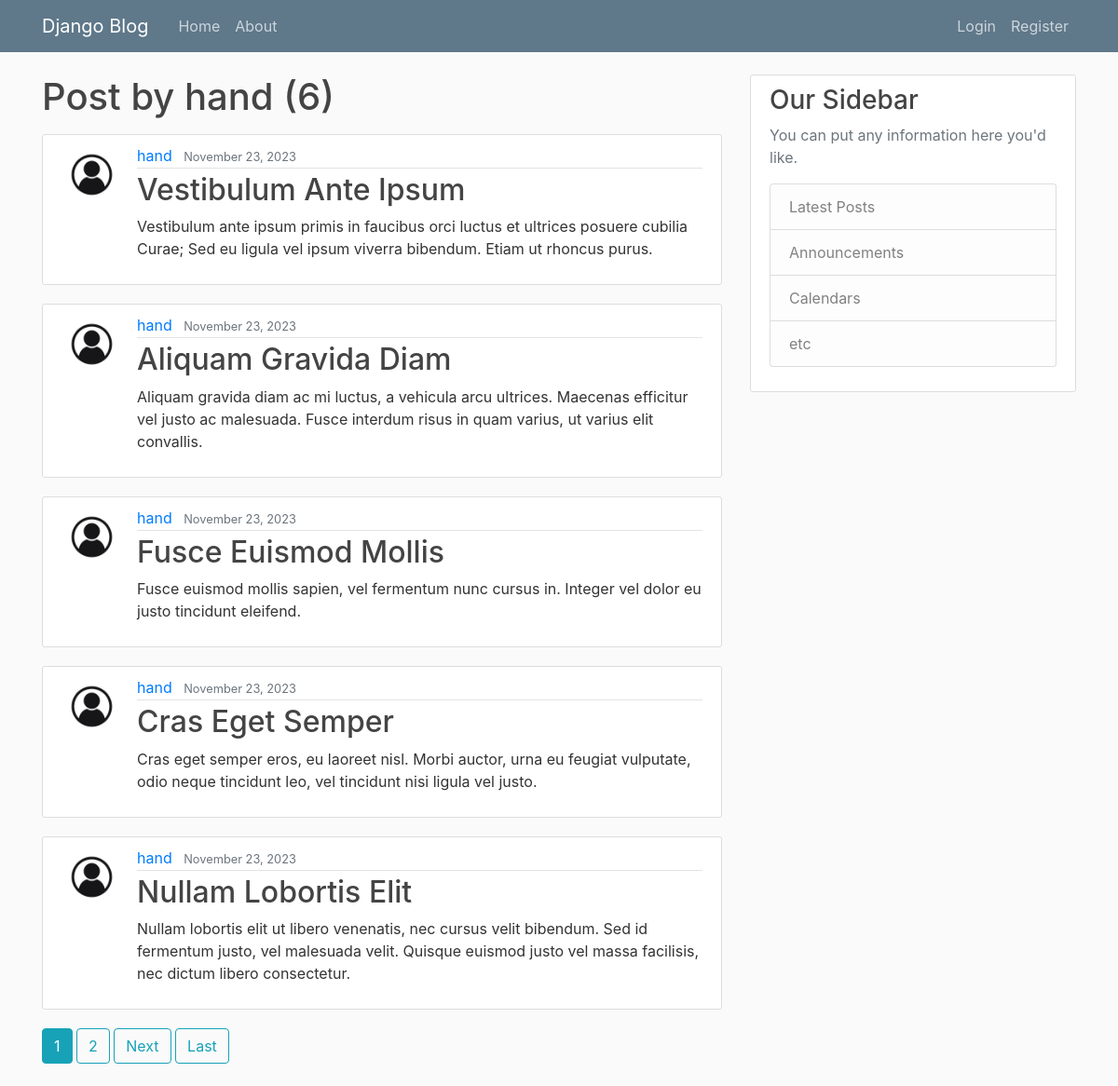
/user/hand, run on the app's committed database.
### blog/models.py (models this page shows, shortened)
class Post(models.Model):
    title = models.CharField(max_length=100)
    content = models.TextField()
    date_posted = models.DateTimeField(default=timezone.now)
    author = models.ForeignKey(User, on_delete=models.CASCADE)

### users/models.py (models this page shows, shortened)
class Profile(models.Model):
    user = models.OneToOneField(User, on_delete=models.CASCADE)
    image = models.ImageField(default='default.jpg', upload_to='profile_pic')

### blog/views.py (the view)
# urls.py: path('user/<str:username>', UserPostListView.as_view(), name='user-posts'),
class UserPostListView(ListView):
    model = Post
    template_name = 'blog/user_posts.html'  # <app>/<model>_<viewtype>.html
    context_object_name = 'posts'
    paginate_by = 5
    def get_queryset(self):
        user = get_object_or_404(User, username=self.kwargs.get('username'))
        return Post.objects.filter(author=user).order_by('-date_posted')

### blog/templates/blog/user_posts.html (shortened to what this page needs)
{% extends "blog/base.html" %}
{% block content %}
<h1 class="mb-3">Post by {{ view.kwargs.username }} ({{ page_obj.paginator.count }})</h1>
{% for post in posts %}
<article class="media content-section">
  <img class="rounded-circle article-img" src="{{ post.author.profile.image.url }}">
  <div class="media-body">
    <div class="article-metadata">
      <a class="mr-2" href="{% url 'user-posts' post.author.username %}">{{ post.author }}</a>
      <small class="text-muted">{{ post.date_posted|date:"F d, Y" }}</small>
    </div>
    <h2><a class="article-title" href="{% url 'post-detail' post.id %}">{{ post.title }}</a></h2>
    <p class="article-content">{{ post.content }}</p>
  </div>
</article>
{% endfor %}
{% if is_paginated %}
    {% for num in page_obj.paginator.page_range %}
      {% if page_obj.number == num %}
        <a class="btn btn-info mb-4" href="?page={{ num }}">{{ num }}</a>
      {% elif num > page_obj.number|add:'-3' and num < page_obj.number|add:'3' %}
        <a class="btn btn-outline-info mb-4" href="?page={{ num }}">{{ num }}</a>
      {% endif %}
    {% endfor %}
  {% if page_obj.has_next %}
    <a class="btn btn-outline-info mb-4" href="?page={{ page_obj.next_page_number }}">Next</a>
    <a class="btn btn-outline-info mb-4" href="?page={{ page_obj.paginator.num_pages }}">Last</a>
  {% endif %}
{% endif %}
{% endblock content %}

### blog/static/blog/main.css (style rules this page uses)
body { background: #fafafa; color: #333333; margin-top: 5rem; }
h1, h2, h3, h4, h5, h6 { color: #444444; }
.content-section { background: #ffffff; padding: 10px 20px; border: 1px solid #dddddd; border-radius: 3px; margin-bottom: 20px; }
.article-title { color: #444444; }
.article-content { white-space: pre-line; }
.article-img { height: 65px; width: 65px; margin-right: 16px; }
.article-metadata { padding-bottom: 1px; margin-bottom: 4px; border-bottom: 1px solid #e3e3e3 }

### data on the page
Post: author.profile.image (placeholder picture), author "hand", date_posted "November 23, 2023", title "Vestibulum Ante Ipsum", content "Vestibulum ante ipsum primis in faucibus orci luctus et ultrices posuere cubilia Curae; Sed eu ligula vel ipsum viverra bibendum. Etiam ut rhoncus purus."
Post: author.profile.image (placeholder picture), author "hand", date_posted "November 23, 2023", title "Aliquam Gravida Diam", content "Aliquam gravida diam ac mi luctus, a vehicula arcu ultrices. Maecenas efficitur vel justo ac malesuada. Fusce interdum risus in quam varius, ut varius elit convallis."
Post: author.profile.image (placeholder picture), author "hand", date_posted "November 23, 2023", title "Fusce Euismod Mollis", content "Fusce euismod mollis sapien, vel fermentum nunc cursus in. Integer vel dolor eu justo tincidunt eleifend."
Post: author.profile.image (placeholder picture), author "hand", date_posted "November 23, 2023", title "Cras Eget Semper", content "Cras eget semper eros, eu laoreet nisl. Morbi auctor, urna eu feugiat vulputate, odio neque tincidunt leo, vel tincidunt nisi ligula vel justo."
Post: author.profile.image (placeholder picture), author "hand", date_posted "November 23, 2023", title "Nullam Lobortis Elit", content "Nullam lobortis elit ut libero venenatis, nec cursus velit bibendum. Sed id fermentum justo, vel malesuada velit. Quisque euismod justo vel massa facilisis, nec dictum libero consectetur."

### other printed values
{{ view.kwargs.username }} "hand"
{{ page_obj.paginator.count }} "6"
{{ num }} "1"
{{ num }} "2"
